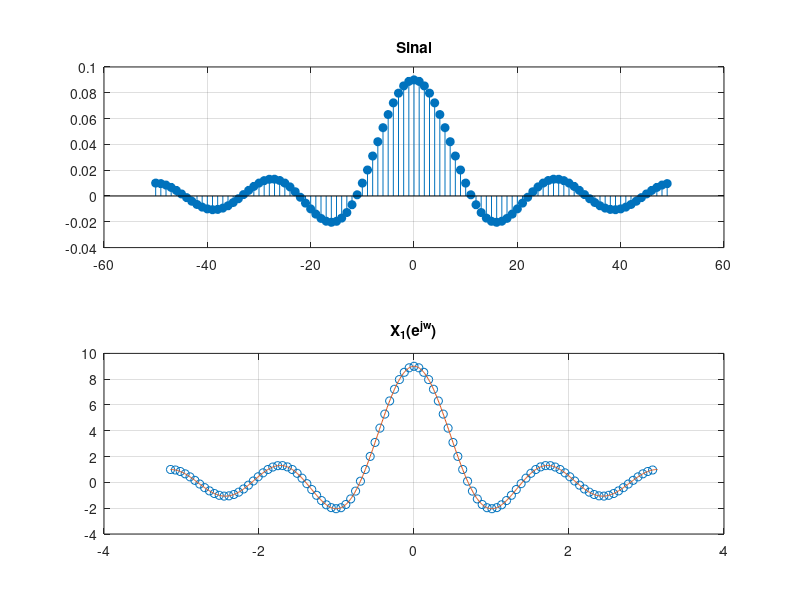

Reproduce this figure in MATLAB.
%% a)
clc, close, clear
x=zeros(1,100);
x(1:5)=1;
x(97:100)=1;
ak=fft(x)/100;
k=-50:49;
subplot(2,1,1)
stem(k,real(fftshift(ak)), 'filled'), title('Sinal'), grid % função sinc
%% c)
clc
x1=real(ifft(ak)*100);
sum(abs(x-x1))
%% d)
clc
w1=2*pi*k/100;
w=linspace(-pi,pi,1001);
H=sin(9*w/2)./(sin(w/2));
H(isnan(H))=9;
subplot(2,1,2)
plot(w1,real(fftshift(ak))*100,'o',w,H),title('X_1(e^j^w)'), grid
